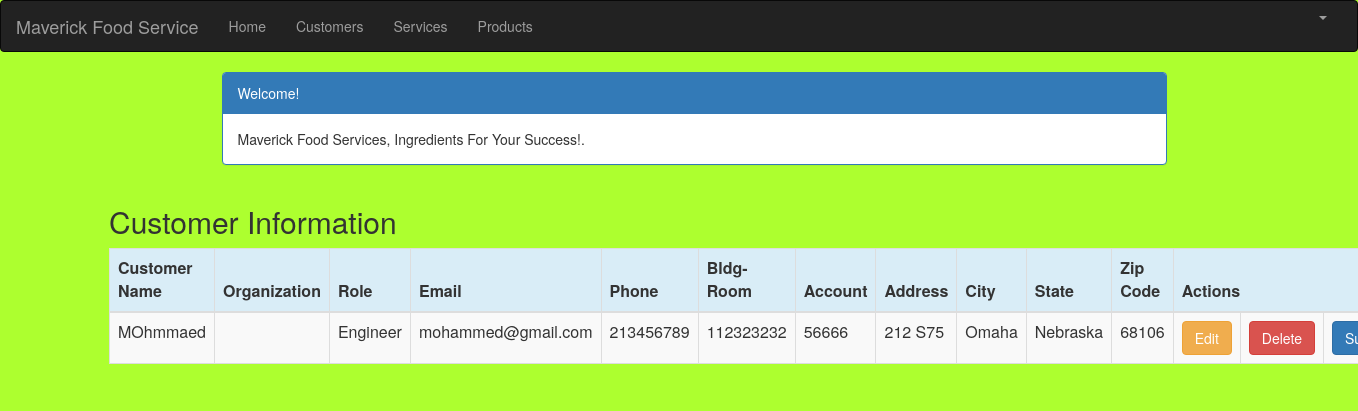
/customer_list (signed in), run on the app's committed database.
### crm/models.py (models this page shows, shortened)
class Customer(models.Model):
    cust_name = models.CharField(max_length=50)
    organization = models.CharField(max_length=100, blank=True)
    role = models.CharField(max_length=100)
    email = models.EmailField(max_length=100)
    bldgroom = models.CharField(max_length=100)
    address = models.CharField(max_length=200)
    account_number = models.IntegerField(blank=False, null=False)
    city = models.CharField(max_length=50)
    state = models.CharField(max_length=50)
    zipcode = models.CharField(max_length=10)
    phone_number = models.CharField(max_length=50)
    created_date = models.DateTimeField(
        default=timezone.now)
    updated_date = models.DateTimeField(auto_now_add=True)

### crm/views.py (the view)
# urls.py: path('customer_list', views.customer_list, name='customer_list'),
@login_required
def customer_list(request):
    customer = Customer.objects.filter(created_date__lte=timezone.now())
    return render(request, 'crm/customer_list.html',
                 {'customers': customer})

### crm/templates/crm/customer_list.html (shortened to what this page needs)
{% extends 'crm/base.html' %}
{% block content %}
    <html>
    <head>
        <link rel="stylesheet" href="https://maxcdn.bootstrapcdn.com/bootstrap/3.3.4/css/bootstrap.min.css">
    </head>
    <body>
    <div class="container">
        <div class="row">
            <div class="col-md-10 col-md-offset-1">
                <div class="panel panel-primary">
                    <div class="panel-heading">Welcome!</div>
                    <div class="panel-body">
                        Maverick Food Services, Ingredients For Your Success!.
                    </div>
                </div>
            </div>
        </div>
    </div>
    <div class="row">
         <h2 style="padding-left: 15Px">Customer Information</h2>
    </div>
    <div>
        <table class="table table-striped table-bordered table-hover">
            <thead>
            <tr class="bg-info">
                <th>Customer Name</th>
                <th>Organization</th>
                <th>Role</th>
                <th>Email</th>
                <th>Phone</th>
                <th>Bldg-Room</th>
                <th>Account</th>
                <th>Address</th>
                <th>City</th>
                <th>State</th>
                <th>Zip Code</th>
                <th colspan="3">Actions</th>
            </tr>
            </thead>
            <tbody>
            {% for customer in customers %}
                <tr>
                    <td>{{ customer.cust_name }}</td>
                    <td>{{ customer.organization }}</td>
                    <td>{{ customer.role }}</td>
                    <td>{{ customer.email }}</td>
                    <td>{{ customer.phone_number }}</td>
                    <td>{{ customer.bldgroom }}</td>
                    <td>{{ customer.account_number }}</td>
                    <td>{{ customer.address }}</td>
                    <td>{{ customer.city }}</td>
                    <td>{{ customer.state }}</td>
                    <td>{{ customer.zipcode }}</td>
                    <td><a href="{% url 'crm:customer_edit' pk=customer.pk %}" class="btn btn-warning">Edit
                    <td><a href="{% url 'crm:customer_delete' pk=customer.pk %}"
                           onclick="return confirm('Are you sure you want to delete?')"
                           class="btn btn-danger">Delete</a>
                    </td>
                  <td><a href="{% url 'crm:summary' pk=customer.pk %}"
                           class="btn btn-primary">Summary</a>
  </tr>
            {% endfor %}
            </tbody>
        </table>
    </div>
    </body>
    </html>
{% endblock %}

### crm/templates/crm/base.html (shortened to what this page needs)
{% load staticfiles %}
<html lang="en">
<head>
    <link rel="stylesheet" href="https://maxcdn.bootstrapcdn.com/bootstrap/3.3.7/css/bootstrap.min.css">
</head>
<body id="app-layout">
<nav class="navbar navbar-inverse">
    <div class="container-fluid">
        <div class="navbar-header">
            <a class="navbar-brand" href="/">
                Maverick Food Service
            </a>
        </div>
        <div class="collapse navbar-collapse" id="myNavbar">
            <ul class="nav navbar-nav">
                <li><a href="{% url 'crm:home' %}">Home</a></li>
                <li><a href="{% url 'crm:customer_list' %}">Customers</a></li>
               <li><a href="{% url 'crm:service_list' %}">Services</a></li>
                <li><a href="{% url 'crm:product_list' %}">Products</a></li>
            </ul>
            <ul class="nav navbar-nav navbar-right">
                {% if user.is_authenticated %}
                    <li class="dropdown">
                        <a href="#" class="dropdown-toggle" data-toggle="dropdown" role="button" aria-expanded="false">
                            <span class="caret"></span>
                        </a>
                    </li>
                {% else %}
                    <li><a href="{% url 'login' %}"><span class="glyphicon glyphicon-log-in"></span> Login</a></li>
                {% endif %}
            </ul>
        </div>
    </div>
</nav>
<div class="content container">
    <div class="row">
        <div class="col-md-8">
            {% block content %}{% endblock %}
        </div>
    </div>
</body>
</html>

### crm/templates/crm/base.html (style rules this page uses)
.navbar { margin-bottom: 0; border-radius: 0; }

### crm/templates/crm/customer_list.html (style rules this page uses)
body { background-color: greenyellow; }

### data on the page
Customer: cust_name "MOhmmaed", role "Engineer", email "mohammed@gmail.com", phone_number "213456789", bldgroom "112323232", account_number "56666", address "212 S75", city "Omaha", state "Nebraska", zipcode "68106"
